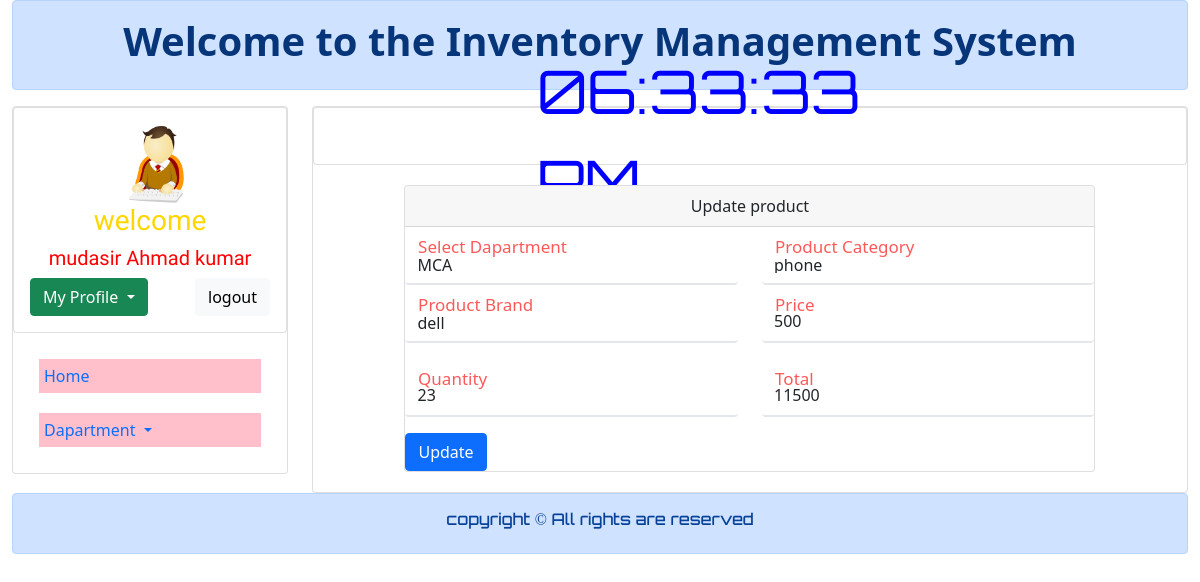
The page /edit_product.php?cid=1 (signed in) on the database its author committed.
### tables this page shows
CREATE TABLE `add_product` (
  `id` int(13) NOT NULL,
  `department` varchar(30) NOT NULL,
  `catagory` varchar(25) NOT NULL,
  `brand` varchar(25) NOT NULL,
  `price` int(13) NOT NULL,
  `quantity` int(13) NOT NULL,
  `total` int(13) NOT NULL
);

### edit_product.php (the view, shortened to what this page needs)
<?php
include 'connection.php';
	 $id = $_GET['cid'];
	$query = "select * from  add_product where id = $id";
	$query_run = mysqli_query($connection,$query);
    if (!$query_run) {
        printf("Error: %s\n", mysqli_error($connection));
        exit();
    }
    else{
        while($row =  mysqli_fetch_array($query_run)){
         $department = $row['department'];
         $catagory = $row['catagory'];
         $brand = $row['brand'];
         $price = $row['price'];
         $quantity = $row['quantity'];
         $total = $row['total'];
        }
    }
?>
<!DOCTYPE html>
<html lang="en">
<head>
    <link href="https://cdn.jsdelivr.net/npm/bootstrap@5.0.0/dist/css/bootstrap.min.css" rel="stylesheet">
</head>
<body>
    <div class="container-fluid">
        <div class="row">
            <div class="col-md-12">
                        <div class="alert alert-primary" role="alert">
                            <h1 class="text-center"> <a href="#" class="alert-link" style="text-decoration: none;">Welcome to the Inventory Management System</a></h1>
                        </div>
            </div>
        </div>
        <div class="row">
            <div class="col-md-3">
                <div class="card">
                <div class="row">
                         <div class="col-md-12">
                             <div class="card">
                                <div class="card-body">
                                    <div class="row">
                                    <div class="col-md-4"></div>
                                        <div class="col-md-4">
                                          <img style="height:80px; width: 80px; border-radious:50px; justify-item: center;" src="img/logo.png" alt="">
                                        </div>
                                        <div class="col-md-4"></div>
                                    </div>
                                    <h3 class="text-center" style="font-family: 'Texturina', serif; color:gold">welcome</h3>
                                    <h2 class="text-center "  style="font-family: 'Texturina', serif; color:red; font-size:20px"><?php echo $_SESSION['name'];?></h2>
                                   <div class="dropdown">
                                        <button class="btn btn-success dropdown-toggle" type="button" id="dropdownMenuButton1" data-bs-toggle="dropdown" aria-expanded="false">
                                            My Profile
                                        </button>
                                        <a class="btn btn-light" style="float:right;" href="logout.php" role="button">logout</a>
                                    </div>
                                </div>
                             </div>
                         </div>
                     </div>
                    <div class="card-body">
                        <nav class="nav flex-column">
                            <a class="nav-link" href="dashboard.php">Home</a>
                            <a class="nav-link dropdown-toggle" href="#" id="navbarDropdown" role="button" data-bs-toggle="dropdown" aria-expanded="false">
                            Dapartment
                            </a>
                         </nav>
                    </div>
                </div>
            </div>
            <div class="col-md-9">
                <div class="card">
                     <div class="row">
                         <div class="col-md-12">
                             <div class="card">
                                <div class="card-body"><br>
                                <div id="MyClockDisplay" class="clock"></div>
                                </div>
                             </div>
                         </div>
                     </div>
                    <div class="card-body" style="margin:10px; padding:10px; ">
                    <div class="row">
                                <div class="col-md-1"></div>
                                    <div class="col-md-10">
                                        <div class="card">
                                            <div class="card-header text-center">Update product</div>
                                            <form class="row" action="update_product_bcode.php" method="POST">
                                                <div class="col-md-6">
                                                    <div class="form-floating">
                                                        <select class="form-select  " name="department" id="floatingSelect" aria-label="Floating label select example"  style="background: transparent; border: none; border-bottom: 2px solid rgb(227, 231, 236);">
                                                        <option selected><?php echo $department;?></option>
                                                        </select>
                                                        <label for="floatingSelect" style="color: red; font-size: 20px;">Select Dapartment</label>
                                                    </div>
                                                </div>
                                                <div class="col-md-6">
                                                    <div class="form-floating">
                                                        <select class="form-select " name="catagory" id="floatingSelect"  aria-label="Floating label select example"  style="background: transparent; border: none; border-bottom: 2px solid rgb(227, 231, 236);">
                                                        <option selected> <?php echo $catagory;?></option>
                                                        </select>
                                                        <label for="floatingSelect" style="color: red; font-size: 20px;">Product Category</label>
                                                    </div>
                                                </div>
                                                <div class="col-md-6">
                                                    <div class="form-floating">
                                                        <select class="form-select " name="brand" id="floatingSelect"  aria-label="Floating label select example"  style="background: transparent; border: none; border-bottom: 2px solid rgb(227, 231, 236);">
                                                        <option selected> <?php echo $brand;?></option>
                                                        </select>
                                                        <label for="floatingSelect" style="color: red; font-size: 20px;">Product Brand</label>
                                                    </div>
                                                </div>
                                                <div class="col-md-6">
                                                    <div class="form-floating mb-3">
                                                        <input type="text" name="price"  value="<?php echo $price;?>" class="form-control  " id="num1"   placeholder="Enter Address" style="background: transparent;  border: none; border-bottom: 2px solid rgb(227, 231, 236);" >
                                                        <label for="floatingInput" style="color: red; font-size: 20px;">Price</label>
                                                    </div>
                                                </div>
                                                <div class="col-md-6">
                                                    <div class="form-floating mb-3">
                                                        <input type="text" name="quantity"  value="<?php echo $quantity;?>" class="form-control" onkeyup="add()"  id="num2"   placeholder="Enter Address" style="background: transparent;  border: none; border-bottom: 2px solid rgb(227, 231, 236);" >
                                                        <label for="floatingInput" style="color: red; font-size: 20px;">Quantity</label>
                                                    </div>
                                                </div>
                                                <div class="col-md-6">
                                                    <div class="form-floating mb-3">
                                                        <input type="text" name="total"  value="<?php echo $total;?>" class="form-control  " id="num3"   placeholder="Enter Address" style="background: transparent;  border: none; border-bottom: 2px solid rgb(227, 231, 236);" >
                                                        <label for="floatingInput" style="color: red; font-size: 20px;">Total</label>
                                                    </div>
                                                </div>
                                                <div class="col-12" style="align-items: center;">
                                                    <button type="submit" name="submit" class="btn btn-primary">Update</button>
                                                </div>
                                            </form>
                                        </div>
                                    </div>
                                <div class="col-md-1"></div>
                         </div>
                    </div>
                </div>
            </div>
        </div>
        <div class="row">
            <div class="col-md-12">
                        <div class="alert alert-primary" role="alert">
                            <h6 class="text-center" style="text-decoration: none; font-family: Orbitron;"> copyright &copy; All rights are reserved</h6>
                        </div>
            </div>
    </div>
</body>
</html>

### edit_product.php (style rules this page uses)
.nav { color: black; }
.nav a { padding: 5px; margin:10px; background-color: pink; }
.clock { position: absolute; top: 50%; left: 50%; transform: translateX(-50%) translateY(-50%); color: blue; font-family: Orbitron; font-size: 60px; padding: 0px 5px 0px 5px; }

### rows shown on the page
add_product: department "MCA", catagory "phone", brand "dell", price "500", quantity "23", total "11500"

### other values the page prints
$_SESSION['name'] "mudasir Ahmad kumar"
